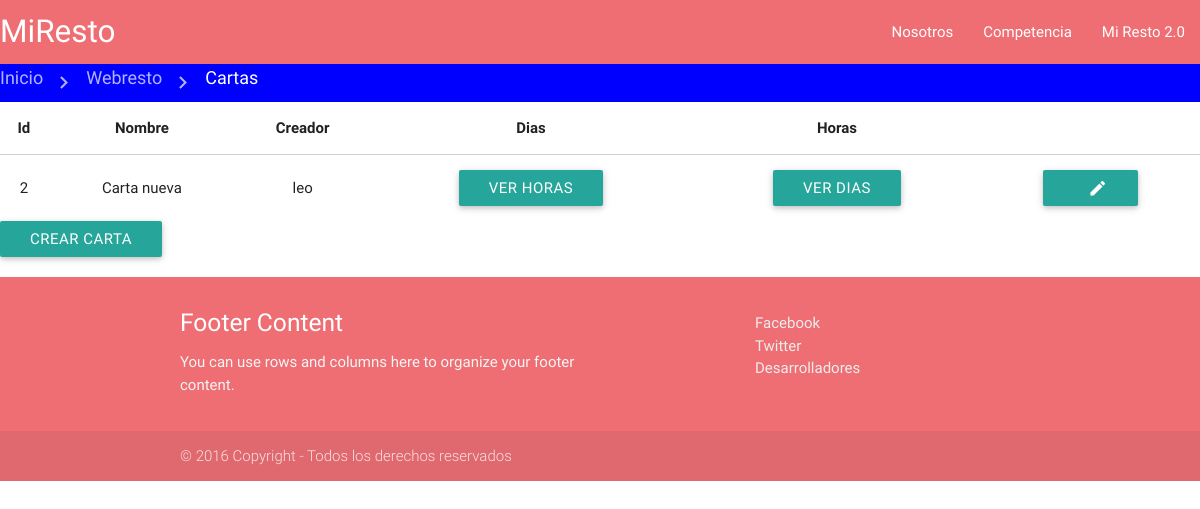
Page /index.php/cartas on the committed database.
### tables this page shows
CREATE TABLE IF NOT EXISTS `restricciones_dia` (
  `id` int(10) unsigned NOT NULL,
  `1` tinyint(1) NOT NULL DEFAULT '0',
  `2` tinyint(1) NOT NULL DEFAULT '0',
  `3` tinyint(1) NOT NULL DEFAULT '0',
  `4` tinyint(1) NOT NULL DEFAULT '0',
  `5` tinyint(1) NOT NULL DEFAULT '0',
  `6` tinyint(1) NOT NULL DEFAULT '0',
  `0` tinyint(1) NOT NULL DEFAULT '0',
  `creador` int(10) unsigned NOT NULL
);

CREATE TABLE IF NOT EXISTS `cartas` (
  `id` int(10) unsigned NOT NULL,
  `id_restriccion_dia` int(10) unsigned NOT NULL,
  `id_restriccion_hora` int(10) unsigned NOT NULL,
  `nombre` tinytext NOT NULL,
  `creador` int(10) unsigned NOT NULL
);

CREATE TABLE IF NOT EXISTS `empleados` (
  `id` int(10) unsigned NOT NULL,
  `dni` int(10) unsigned NOT NULL,
  `nombre` tinytext NOT NULL,
  `direccion` tinytext NOT NULL,
  `telefono` int(10) unsigned NOT NULL,
  `email` tinytext NOT NULL,
  `cuit` bigint(20) unsigned NOT NULL,
  `password` text NOT NULL
);

### application/controllers/Cartas.php (called while the page is built, shortened)
<?php
class Cartas extends CI_Controller {
	public function index()
	{
            $data = $this->MCartas->get_cartas();
            $data['funcion'] = 'index';
            $this->load->view('vCartas', $data);
	}
}

### index.php (called while the page is built, shortened)
<?php
require_once BASEPATH.'core/CodeIgniter.php';

### application/models/MCartas.php (called while the page is built, shortened)
<?php
class MCartas extends CI_Model {
    public function get_cartas(){
        $campos = "e.nombre as creador,rd.0 as Lun,rd.1 as Mar,rd.2 as Mie,rd.3 as Jue,rd.4 as Vie,rd.5 as Sab,rd.6 as Dom,";
        $campos .="rh.0,rh.1,rh.2,rh.3,rh.4,rh.5,rh.6,rh.7,rh.8,rh.9,rh.10,rh.11,rh.12,rh.13,rh.14,rh.15,rh.16,";
        $campos .= "rh.17,rh.18,rh.19,rh.20,rh.21,rh.22,rh.23,c.nombre,c.id";
        $completo = 'SELECT '.$campos.' FROM restricciones_dia rd JOIN cartas c  ON rd.id= c.id_restriccion_dia'
                . ' JOIN restricciones_hora rh ON rh.id= c.id_restriccion_hora JOIN empleados e WHERE c.creador = e.id';
        $resultado['datos_carta']  = $this->db->query($completo)->result_array();
        return $resultado;
    }
 }

### application/views/cartas/index.phtml (the view, shortened to what this page needs)
<div class =" row ">
    <table class = "highlight centered responsive-table">
        <thead>
              <tr>
                  <th data-field="id">Id</th>
                  <th data-field="nombre">Nombre</th>
                  <th data-field="creador">Creador</th>
                  <th data-field="dias">Dias</th>
                  <th data-field="horas">Horas</th>
                  <th></th>
              </tr>
        </thead>
        <tbody>
            <?php foreach ($datos_carta as $carta) { ?>
            <tr>
                <td><?php echo $carta['id']; ?></td>
                <td><?php echo $carta['nombre']; ?></td>
                <td><?php echo $carta['creador']; ?></td>
                <td>
                    <a class='dropdown-button btn' href='#' data-activates='horas<?php echo $carta['id'] ?>'>Ver Horas</a>
                </td>
                <td>
                    <a class='dropdown-button btn' href='#' data-activates='dias<?php echo $carta['id'] ?>'>Ver Dias</a>
                </td>
                <td>
                    <form name="tabla" action="<?php echo site_url() ?>cartas/editar" method="POST">
                        <a href="<?php echo site_url()?>cartas/editar">
                            <button class="btn waves-effect waves-light" type="submit" value="<?php echo $carta['id']; ?>" name="editar">
                                    <i class="material-icons right">edit</i>
                            </button>
                        </a>
                    </form>
                </td>
            </tr>
            <?php } ?>
        </tbody>
    </table>
    <a href="<?php echo site_url()?>cartas/crear" class="btn waves-effect waves-light">
            Crear Carta
        </a>
</div>

### rows in the picture
restricciones_dia: cartas.id "2", cartas.nombre "Carta nueva", empleados.nombre "leo"

### other values in the picture
$texto "Inicio"
$texto "Webresto"
$texto "Cartas"
